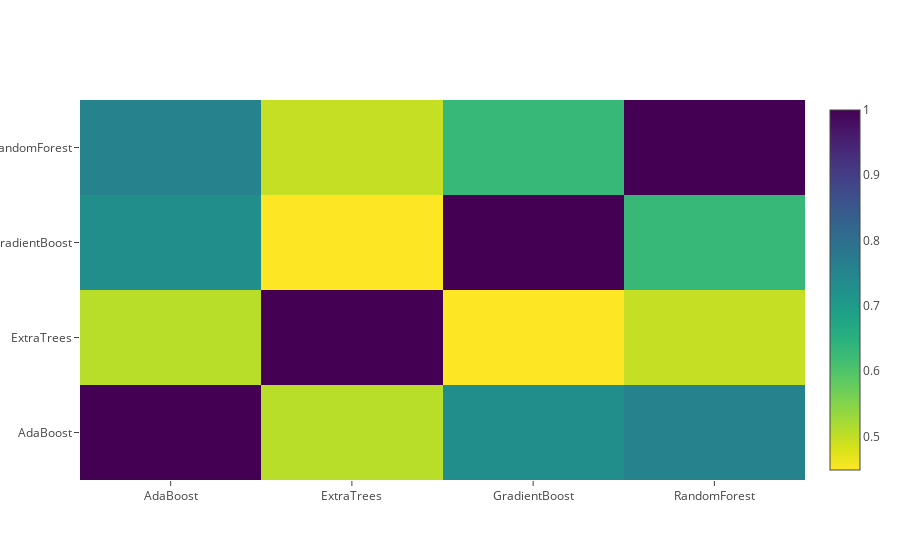

Notebook cell for this chart:
### Markdown cell above
Correlation Heatmap of the Second Level Training set

### Code cell
data = [
    go.Heatmap(
        z= base_predictions_train.astype(float).corr().values ,
        x=base_predictions_train.columns.values,
        y= base_predictions_train.columns.values,
          colorscale='Viridis',
            showscale=True,
            reversescale = True
    )
]
py.iplot(data, filename='labelled-heatmap')

### Figure 1 — Plotly figure (JSON) as saved in the notebook; plotly's stock layout.template omitted (floating-point values rounded to 4 significant figures)
{"data": [{"colorscale": "Viridis", "reversescale": true, "showscale": true, "type": "heatmap", "x": ["AdaBoost", "ExtraTrees", "GradientBoost", "RandomForest"], "y": ["AdaBoost", "ExtraTrees", "GradientBoost", "RandomForest"], "z": [[1, 0.5057, 0.7305, 0.7548], [0.5057, 1, 0.4484, 0.4973], [0.7305, 0.4484, 1, 0.632], [0.7548, 0.4973, 0.632, 1]]}], "layout": {}}
